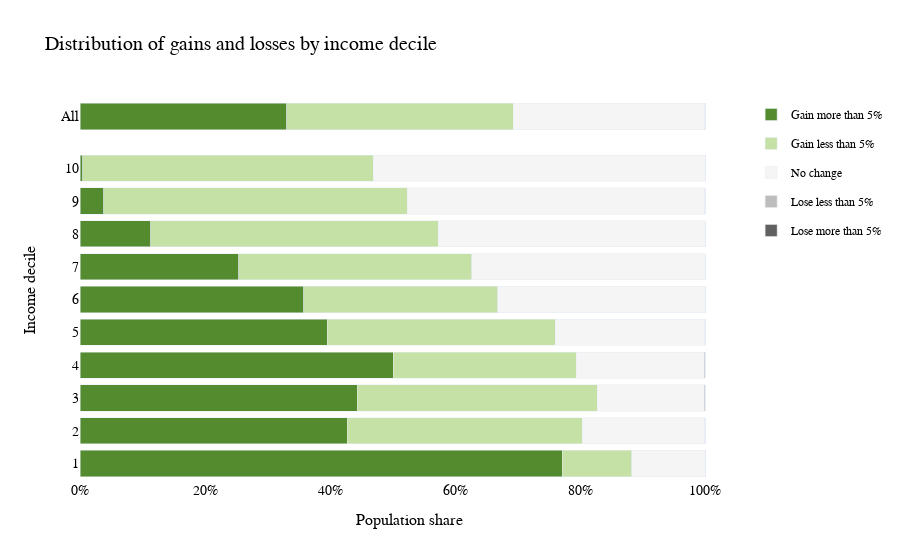

The code cell stored with this chart in its notebook:
### Code cell
go.Figure(data=res["intra_income_decile_chart"]["data"], layout=res["intra_income_decile_chart"]["layout"])

### Figure 1 — Plotly figure (JSON) as saved in the notebook; plotly's stock layout.template omitted (floating-point values rounded to 4 significant figures)
{"data": [{"alignmentgroup": "True", "customdata": [["33% of all people gain more than 5% of their income"]], "hovertemplate": "%{customdata[0]}<extra></extra>", "legendgroup": "Gain more than 5%", "marker": {"color": "#558B2F", "pattern": {"shape": ""}}, "name": "Gain more than 5%", "offsetgroup": "Gain more than 5%", "orientation": "h", "showlegend": false, "textposition": "auto", "type": "bar", "x": [0.3306], "xaxis": "x", "y": ["All"], "yaxis": "y"}, {"alignmentgroup": "True", "customdata": [["36% of all people gain less than 5% of their income"]], "hovertemplate": "%{customdata[0]}<extra></extra>", "legendgroup": "Gain less than 5%", "marker": {"color": "#C5E1A5", "pattern": {"shape": ""}}, "name": "Gain less than 5%", "offsetgroup": "Gain less than 5%", "orientation": "h", "showlegend": false, "textposition": "auto", "type": "bar", "x": [0.3622], "xaxis": "x", "y": ["All"], "yaxis": "y"}, {"alignmentgroup": "True", "customdata": [["31% of all people experience no change"]], "hovertemplate": "%{customdata[0]}<extra></extra>", "legendgroup": "No change", "marker": {"color": "#F5F5F5", "pattern": {"shape": ""}}, "name": "No change", "offsetgroup": "No change", "orientation": "h", "showlegend": false, "textposition": "auto", "type": "bar", "x": [0.3066], "xaxis": "x", "y": ["All"], "yaxis": "y"}, {"alignmentgroup": "True", "customdata": [["0% of all people lose less than 5% of their income"]], "hovertemplate": "%{customdata[0]}<extra></extra>", "legendgroup": "Lose less than 5%", "marker": {"color": "#BDBDBD", "pattern": {"shape": ""}}, "name": "Lose less than 5%", "offsetgroup": "Lose less than 5%", "orientation": "h", "showlegend": false, "textposition": "auto", "type": "bar", "x": [0.0004858], "xaxis": "x", "y": ["All"], "yaxis": "y"}, {"alignmentgroup": "True", "customdata": [["0% of all people lose more than 5% of their income"]], "hovertemplate": "%{customdata[0]}<extra></extra>", "legendgroup": "Lose more than 5%", "marker": {"color": "#616161", "pattern": {"shape": ""}}, "name": "Lose more than 5%", "offsetgroup": "Lose more than 5%", "orientation": "h", "showlegend": false, "textposition": "auto", "type": "bar", "x": [0], "xaxis": "x", "y": ["All"], "yaxis": "y"}, {"alignmentgroup": "True", "customdata": [["77% of people in the 1st income decile gain more than 5% of their income"], ["43% of people in the 2nd income decile gain more than 5% of their income"], ["44% of people in the 3rd income decile gain more than 5% of their income"], ["50% of people in the 4th income decile gain more than 5% of their income"], ["40% of people in the 5th income decile gain more than 5% of their income"], ["36% of people in the 6th income decile gain more than 5% of their income"], ["25% of people in the 7th income decile gain more than 5% of their income"], ["11% of people in the 8th income decile gain more than 5% of their income"], ["4% of people in the 9th income decile gain more than 5% of their income"], ["0% of people in the 10th income decile gain more than 5% of their income"]], "hovertemplate": "%{customdata[0]}<extra></extra>", "legendgroup": "Gain more than 5%", "marker": {"color": "#558B2F", "pattern": {"shape": ""}}, "name": "Gain more than 5%", "offsetgroup": "Gain more than 5%", "orientation": "h", "showlegend": true, "textposition": "auto", "type": "bar", "x": [0.7713, 0.4279, 0.4433, 0.5011, 0.3952, 0.3579, 0.2539, 0.1135, 0.03773, 0.004425], "xaxis": "x2", "y": ["1", "2", "3", "4", "5", "6", "7", "8", "9", "10"], "yaxis": "y2"}, {"alignmentgroup": "True", "customdata": [["11% of people in the 1st income decile gain less than 5% of their income"], ["38% of people in the 2nd income decile gain less than 5% of their income"], ["38% of people in the 3rd income decile gain less than 5% of their income"], ["29% of people in the 4th income decile gain less than 5% of their income"], ["37% of people in the 5th income decile gain less than 5% of their income"], ["31% of people in the 6th income decile gain less than 5% of their income"], ["37% of people in the 7th income decile gain less than 5% of their income"], ["46% of people in the 8th income decile gain less than 5% of their income"], ["49% of people in the 9th income decile gain less than 5% of their income"], ["46% of people in the 10th income decile gain less than 5% of their income"]], "hovertemplate": "%{customdata[0]}<extra></extra>", "legendgroup": "Gain less than 5%", "marker": {"color": "#C5E1A5", "pattern": {"shape": ""}}, "name": "Gain less than 5%", "offsetgroup": "Gain less than 5%", "orientation": "h", "showlegend": true, "textposition": "auto", "type": "bar", "x": [0.1116, 0.3754, 0.3837, 0.2928, 0.3652, 0.3107, 0.3728, 0.4596, 0.4855, 0.465], "xaxis": "x2", "y": ["1", "2", "3", "4", "5", "6", "7", "8", "9", "10"], "yaxis": "y2"}, {"alignmentgroup": "True", "customdata": [["12% of people in the 1st income decile experience no change"], ["20% of people in the 2nd income decile experience no change"], ["17% of people in the 3rd income decile experience no change"], ["20% of people in the 4th income decile experience no change"], ["24% of people in the 5th income decile experience no change"], ["33% of people in the 6th income decile experience no change"], ["37% of people in the 7th income decile experience no change"], ["43% of people in the 8th income decile experience no change"], ["48% of people in the 9th income decile experience no change"], ["53% of people in the 10th income decile experience no change"]], "hovertemplate": "%{customdata[0]}<extra></extra>", "legendgroup": "No change", "marker": {"color": "#F5F5F5", "pattern": {"shape": ""}}, "name": "No change", "offsetgroup": "No change", "orientation": "h", "showlegend": true, "textposition": "auto", "type": "bar", "x": [0.1171, 0.1958, 0.1717, 0.205, 0.2387, 0.3313, 0.3732, 0.427, 0.476, 0.5306], "xaxis": "x2", "y": ["1", "2", "3", "4", "5", "6", "7", "8", "9", "10"], "yaxis": "y2"}, {"alignmentgroup": "True", "customdata": [["0% of people in the 1st income decile lose less than 5% of their income"], ["0% of people in the 2nd income decile lose less than 5% of their income"], ["0% of people in the 3rd income decile lose less than 5% of their income"], ["0% of people in the 4th income decile lose less than 5% of their income"], ["0% of people in the 5th income decile lose less than 5% of their income"], ["0% of people in the 6th income decile lose less than 5% of their income"], ["0% of people in the 7th income decile lose less than 5% of their income"], ["0% of people in the 8th income decile lose less than 5% of their income"], ["0% of people in the 9th income decile lose less than 5% of their income"], ["0% of people in the 10th income decile lose less than 5% of their income"]], "hovertemplate": "%{customdata[0]}<extra></extra>", "legendgroup": "Lose less than 5%", "marker": {"color": "#BDBDBD", "pattern": {"shape": ""}}, "name": "Lose less than 5%", "offsetgroup": "Lose less than 5%", "orientation": "h", "showlegend": true, "textposition": "auto", "type": "bar", "x": [0, 0.0008949, 0.001204, 0.0011, 0.0007881, 8.431e-05, 0, 0, 0.0007875, 0], "xaxis": "x2", "y": ["1", "2", "3", "4", "5", "6", "7", "8", "9", "10"], "yaxis": "y2"}, {"alignmentgroup": "True", "customdata": [["0% of people in the 1st income decile lose more than 5% of their income"], ["0% of people in the 2nd income decile lose more than 5% of their income"], ["0% of people in the 3rd income decile lose more than 5% of their income"], ["0% of people in the 4th income decile lose more than 5% of their income"], ["0% of people in the 5th income decile lose more than 5% of their income"], ["0% of people in the 6th income decile lose more than 5% of their income"], ["0% of people in the 7th income decile lose more than 5% of their income"], ["0% of people in the 8th income decile lose more than 5% of their income"], ["0% of people in the 9th income decile lose more than 5% of their income"], ["0% of people in the 10th income decile lose more than 5% of their income"]], "hovertemplate": "%{customdata[0]}<extra></extra>", "legendgroup": "Lose more than 5%", "marker": {"color": "#616161", "pattern": {"shape": ""}}, "name": "Lose more than 5%", "offsetgroup": "Lose more than 5%", "orientation": "h", "showlegend": true, "textposition": "auto", "type": "bar", "x": [0, 0, 0, 0, 0, 0, 0, 0, 0, 0], "xaxis": "x2", "y": ["1", "2", "3", "4", "5", "6", "7", "8", "9", "10"], "yaxis": "y2"}], "layout": {"annotations": [{"font": {"size": 16}, "showarrow": false, "text": "Population share", "x": 0.5, "xanchor": "center", "xref": "paper", "y": 0, "yanchor": "top", "yref": "paper", "yshift": -30}, {"font": {"size": 16}, "showarrow": false, "text": "Income decile", "textangle": -90, "x": 0, "xanchor": "right", "xref": "paper", "xshift": -40, "y": 0.5, "yanchor": "middle", "yref": "paper"}], "barmode": "stack", "font": {"color": "Black", "family": "Ubuntu"}, "hoverlabel": {"align": "right", "font": {"family": "Ubuntu"}}, "paper_bgcolor": "white", "plot_bgcolor": "white", "title": {"font": {"size": 20}, "text": "Distribution of gains and losses by income decile"}, "xaxis": {"anchor": "y", "domain": [0, 1], "matches": "x2", "showgrid": false, "showticklabels": false, "tickfont": {"size": 14}, "tickformat": ",.0%", "title": {"font": {"color": "black", "size": 16}}}, "xaxis2": {"anchor": "y2", "domain": [0, 1], "showgrid": false, "tickfont": {"size": 14}, "tickformat": ",.0%", "title": {"font": {"color": "black", "size": 16}}}, "yaxis": {"anchor": "x", "domain": [0.9136, 1], "tickfont": {"size": 14}, "title": {"font": {"color": "black", "size": 16}}}, "yaxis2": {"anchor": "x2", "domain": [0, 0.8636], "tickfont": {"size": 14}, "title": {"font": {"color": "black", "size": 16}}}}}
